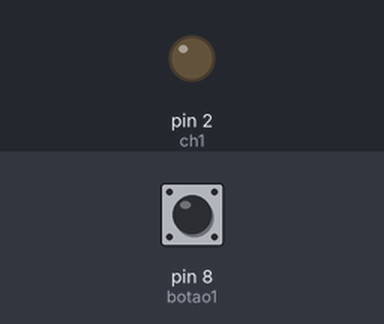
A sketch run on a simulated Arduino Uno, built with avr-gcc and run on an emulated ATmega328P. Parts: output pins drawn as LEDs (lit = HIGH). Inputs (shaded band) come from the test bench; at power-on: pin 8 (botao1) LOW.

Above: at 1.2 s.
1.3 s: pin 8 (botao1) pulled HIGH for 0.15 s
At 2.4 s:
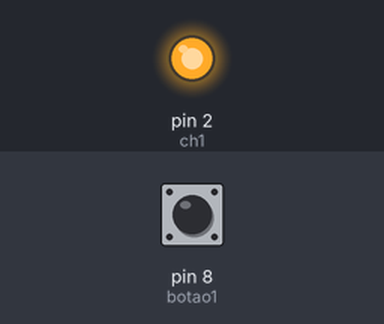
3.0 s: pin 8 (botao1) pulled HIGH for 1 s
At 4.3 s:
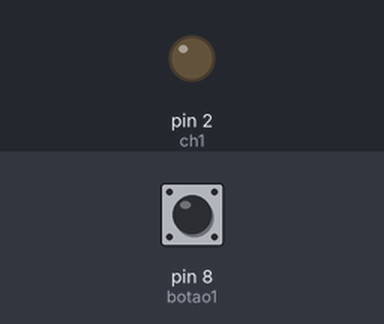
5.5 s: pin 8 (botao1) pulled HIGH for 3.2 s
At 9.1 s:
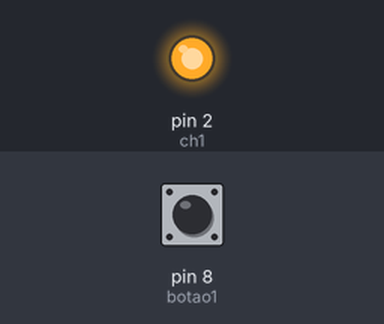
Timing chart, 0 to 10.6 s (numbered marks = the images above; inputs shaded):
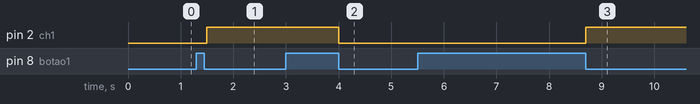

Measured:
- after the input at 1.3 s, pin 2 (ch1): LOW → HIGH after 0.20 s
- after the input at 3.0 s, pin 2 (ch1): HIGH → LOW after 1.0 s
- after the input at 5.5 s, pin 2 (ch1): LOW → HIGH after 3.2 s

The sketch:

Botao_com_Retencao_1_Canal_Pull_Down.ino
```cpp
 /* Muda o estado do canal com um
 pulso ALTO ao SOLTAR o botão*/

 #define ch1 2
 #define botao1 8
 int leitura_ch1;
 int status_ch1 = 0;

 void setup() {
   pinMode(ch1, OUTPUT);
   pinMode(botao1, INPUT);
   digitalWrite(ch1, LOW);
 }

 void loop() {
     Canal_01:
     leitura_ch1 = digitalRead(botao1);
     if (leitura_ch1 != 0)
     { while(digitalRead(botao1) != 0)
     delay(100);
     status_ch1 = !status_ch1;
     digitalWrite(ch1, status_ch1); }
 }
```
